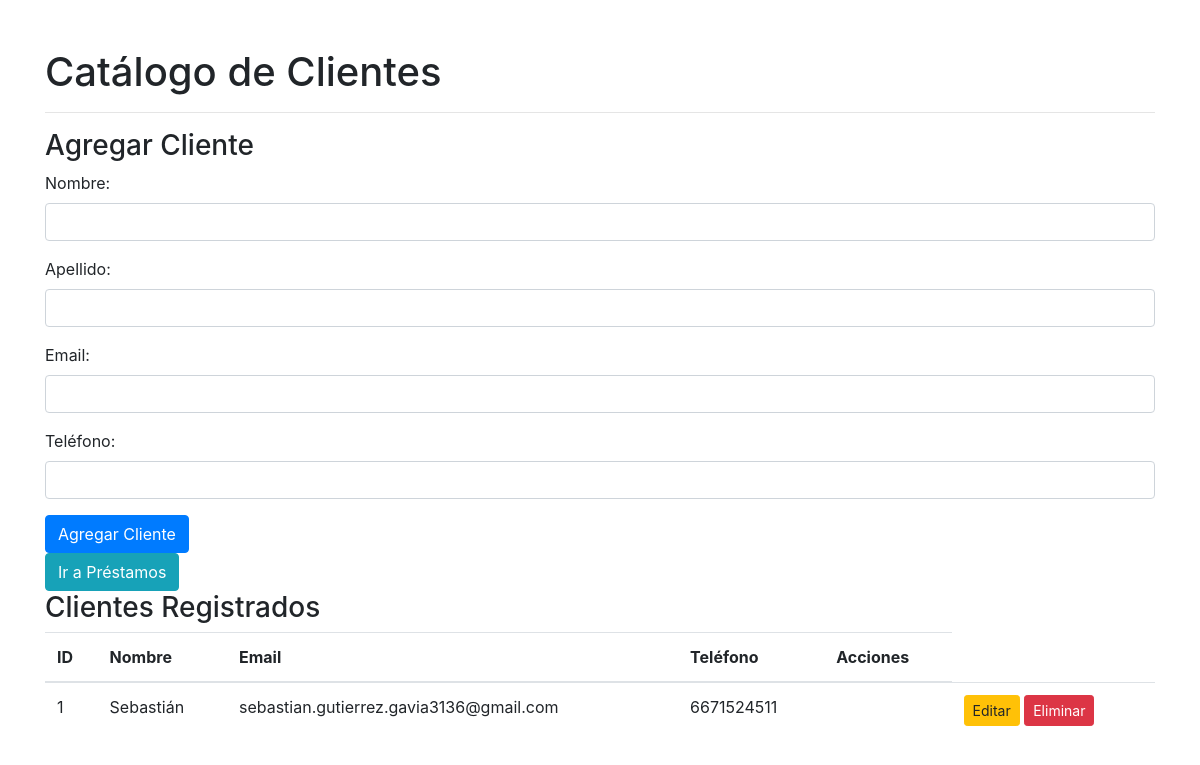
The page /clientes.php on the database its author committed.
### tables this page shows
CREATE TABLE IF NOT EXISTS `clientes` (
  `id` int(11) NOT NULL AUTO_INCREMENT,
  `nombre` varchar(100) NOT NULL,
  `apellido` varchar(300) NOT NULL,
  `email` varchar(100) NOT NULL,
  `telefono` varchar(10) NOT NULL,
  PRIMARY KEY (`id`)
);

### functions.php (called while the page is built, shortened)
<?php
function getAllClientes($db) {
    $sql = "SELECT * FROM clientes";
    $stmt = $db->query($sql);
    return $stmt->fetchAll(PDO::FETCH_ASSOC);
}
?>

### clientes.php (the view, shortened to what this page needs)
<!DOCTYPE html>
<html lang="en">
<head>
    <link href="https://maxcdn.bootstrapcdn.com/bootstrap/4.5.2/css/bootstrap.min.css" rel="stylesheet">
</head>
<?php
include_once 'config.php';
include_once 'functions.php';
?>
<body>
    <div class="container">
        <h1 class="mt-5">Catálogo de Clientes</h1>
        <hr>
        <h3>Agregar Cliente</h3>
        <form action="clientes.php" method="post">
    <div class="form-group">
        <label for="nombre">Nombre:</label>
        <input type="text" class="form-control" id="nombre" name="nombre" required>
    </div>
    <div class="form-group">
        <label for="apellido">Apellido:</label>
        <input type="text" class="form-control" id="apellido" name="apellido" required>
    </div>
    <div class="form-group">
        <label for="email">Email:</label>
        <input type="email" class="form-control" id="email" name="email" required>
    </div>
    <div class="form-group">
        <label for="telefono">Teléfono:</label>
        <input type="tel" class="form-control" id="telefono" name="telefono" required>
    </div>
    <input type="submit" name="agregar_cliente" class="btn btn-primary" value="Agregar Cliente">
</form>
<div class="d-inline-block">
            <a href="prestamos.php" class="btn btn-info">Ir a Préstamos</a>
        </div>
        <h3>Clientes Registrados</h3>
        <table class="table">
            <thead>
                <tr>
                    <th>ID</th>
                    <th>Nombre</th>
                    <th>Email</th>
                    <th>Teléfono</th>
                    <th>Acciones</th>
                </tr>
            </thead>
            <tbody>
                <?php
                $clientes = getAllClientes($db);
                foreach ($clientes as $cliente) {
                ?>
                <tr>
                    <td><?php echo $cliente['id']; ?></td>
                    <td><?php echo $cliente['nombre']; ?></td>
                    <td><?php echo $cliente['email']; ?></td>
                    <td><?php echo $cliente['telefono']; ?></td>
                    <td>
<td>
    <a href="editar_cliente.php?id=<?php echo $cliente['id']; ?>" class="btn btn-warning btn-sm">Editar</a>
    <a href="eliminar_cliente.php?id=<?php echo $cliente['id']; ?>" class="btn btn-danger btn-sm" onclick="return confirm('¿Estás seguro de que deseas eliminar este cliente?')">Eliminar</a>
</td>
                    </td>
                </tr>
                <?php
                }
                ?>
            </tbody>
        </table>
    </div>
</body>
</html>

### rows shown on the page
clientes: id "1", nombre "Sebastián", email "sebastian.gutierrez.gavia3136@gmail.com", telefono "6671524511"
